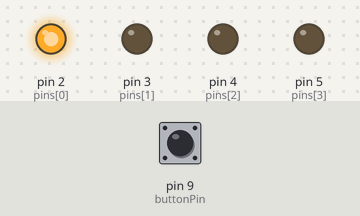
Bench run of a sketch on a simulated Arduino Uno, built with avr-gcc and run on an emulated ATmega328P. On the bench: output pins drawn as LEDs (lit = HIGH). Inputs (shaded band) come from the test bench; at power-on: pin 9 (buttonPin) HIGH.

Above: at 1.2 s.
1.3 s: pin 9 (buttonPin) pulled LOW for 0.15 s
At 2.7 s:
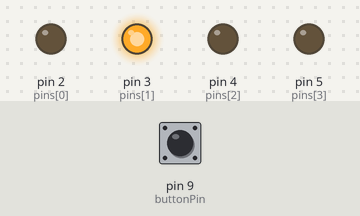
3.0 s: pin 9 (buttonPin) pulled LOW for 1 s
At 5.2 s:
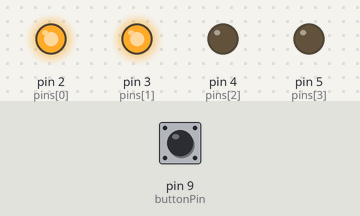
5.5 s: pin 9 (buttonPin) pulled LOW for 0.15 s
At 6.1 s:
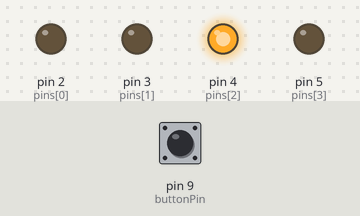
7.2 s: pin 9 (buttonPin) pulled LOW for 3.2 s
At 11.6 s:
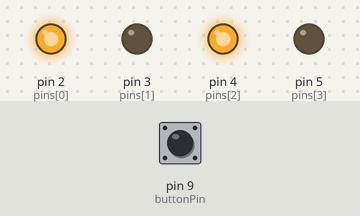
11.9 s: pin 9 (buttonPin) pulled LOW for 0.15 s
At 13.3 s:
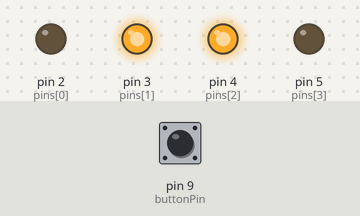
13.6 s: pin 9 (buttonPin) pulled LOW for 1 s
At 16.0 s:
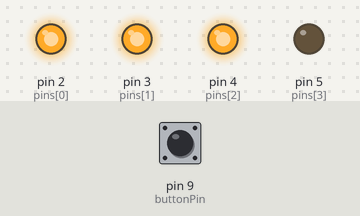
Timing chart, 0 to 17.1 s (numbered marks = the images above; inputs shaded):
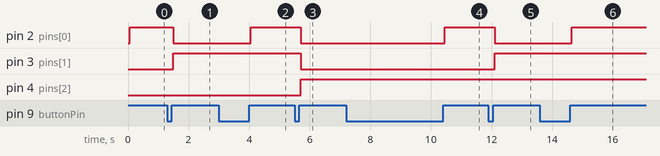

The sketch:

binary_counter_with_button.ino
```cpp
/**
 *  Author: Ryan Frazier
 *  Date: Feb 3, 2018
 *
 *  This is free and unencumbered software released into the public domain.
 *
**/

const int N_PINS = 4;
const int buttonPin = 9;

int pins[] = {2,3,4,5};
int mask = 0;
int buttonState = 0;
int lastButtonState = 0;

void setup() {
  for(int i=0; i < N_PINS; i++) {
    pinMode(pins[i], OUTPUT);
  }
  pinMode(buttonPin, INPUT_PULLUP);
}

void loop() {
  buttonState = digitalRead(buttonPin);
  if(buttonState != lastButtonState && buttonState == HIGH) {
    mask++;
    if (mask > 15) mask = 0;
    delay(50); // to avoid bouncing
  }
  lastButtonState = buttonState;
  for(int i = 0; i < N_PINS; i++) {
    digitalWrite(pins[i], (mask >> i) & 1);
  }
}
```

Measured:
- after the input at 1.3 s, pin 2 (pins[0]): HIGH → LOW after 0.20 s; pin 3 (pins[1]): LOW → HIGH after 0.20 s
- after the input at 3.0 s, pin 2 (pins[0]): LOW → HIGH after 1.1 s
- after the input at 5.5 s, pin 2 (pins[0]), pin 3 (pins[1]): HIGH → LOW after 0.20 s; pin 4 (pins[2]): LOW → HIGH after 0.20 s
- after the input at 7.2 s, pin 2 (pins[0]): LOW → HIGH after 3.3 s
- after the input at 11.9 s, pin 2 (pins[0]): HIGH → LOW after 0.20 s; pin 3 (pins[1]): LOW → HIGH after 0.20 s
- after the input at 13.6 s, pin 2 (pins[0]): LOW → HIGH after 1.1 s
